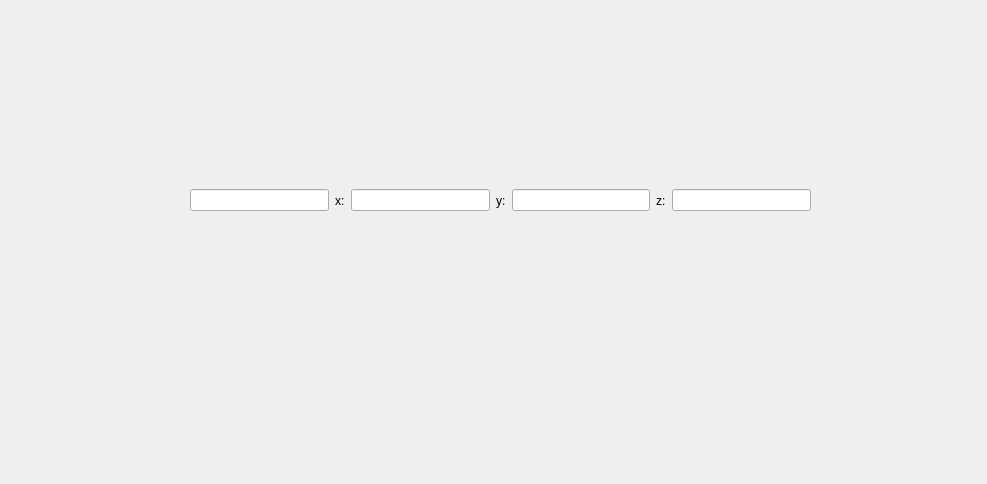
<?xml version="1.0" encoding="UTF-8"?>
<ui version="4.0">
 <class>Form</class>
 <widget class="QWidget" name="Form">
  <property name="geometry">
   <rect>
    <x>0</x>
    <y>0</y>
    <width>987</width>
    <height>484</height>
   </rect>
  </property>
  <property name="windowTitle">
   <string>Form</string>
  </property>
  <widget class="QWidget" name="horizontalLayoutWidget">
   <property name="geometry">
    <rect>
     <x>190</x>
     <y>150</y>
     <width>621</width>
     <height>101</height>
    </rect>
   </property>
   <layout class="QHBoxLayout" name="horizontalLayout">
    <item>
     <widget class="QLineEdit" name="name"/>
    </item>
    <item>
     <widget class="QLabel" name="label_2">
      <property name="text">
       <string>x:</string>
      </property>
     </widget>
    </item>
    <item>
     <widget class="QLineEdit" name="x"/>
    </item>
    <item>
     <widget class="QLabel" name="label">
      <property name="text">
       <string>y:</string>
      </property>
     </widget>
    </item>
    <item>
     <widget class="QLineEdit" name="y"/>
    </item>
    <item>
     <widget class="QLabel" name="label_3">
      <property name="text">
       <string>z:</string>
      </property>
     </widget>
    </item>
    <item>
     <widget class="QLineEdit" name="z"/>
    </item>
   </layout>
  </widget>
 </widget>
 <resources/>
 <connections/>
</ui>
